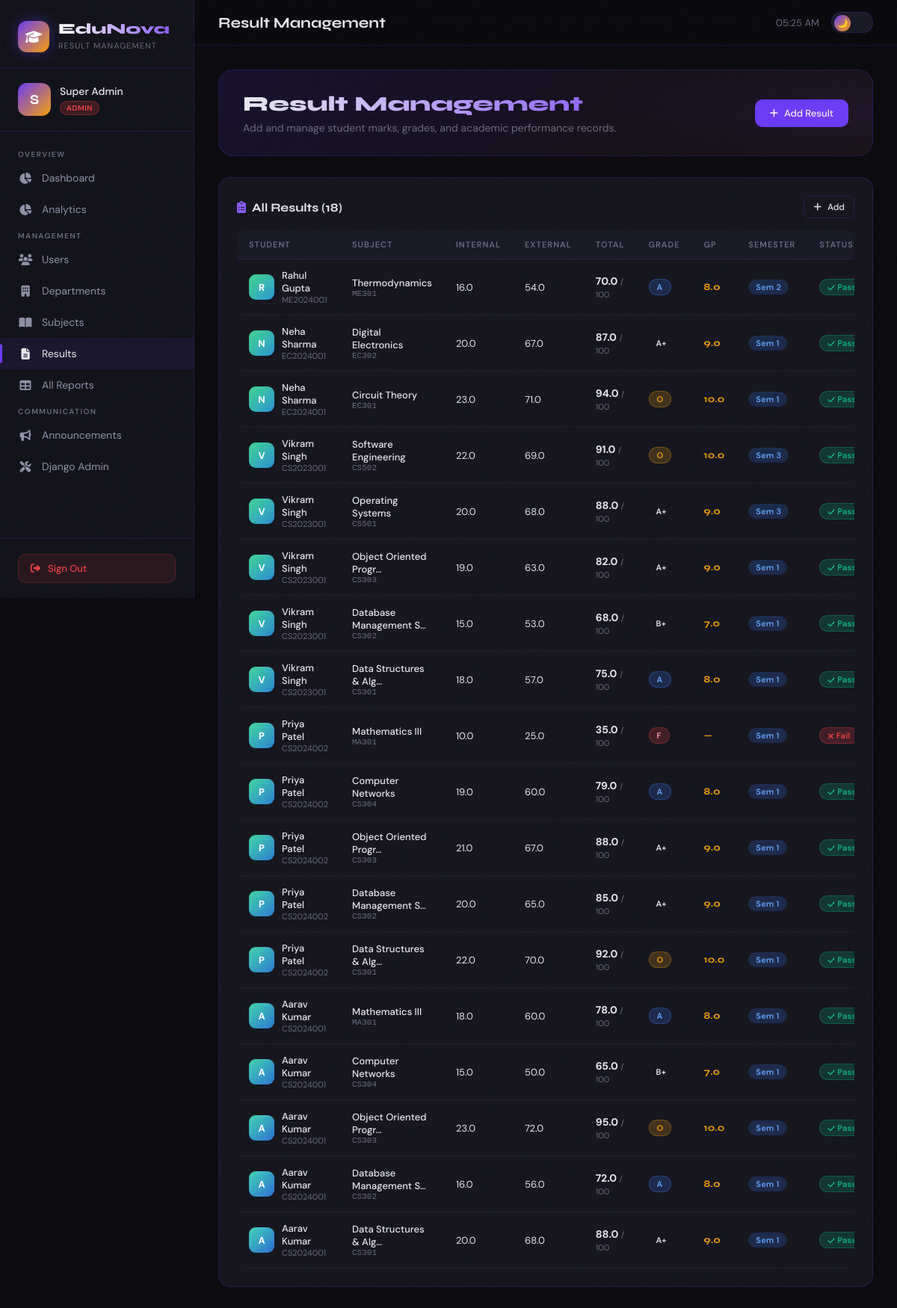
/results/ (signed in), run on the app's committed database.
### core/models.py (models this page shows, shortened)
class User(AbstractUser):
    ROLE_CHOICES = (
        ('admin', 'Admin'),
        ('teacher', 'Teacher'),
        ('student', 'Student'),
    )
    role = models.CharField(max_length=20, choices=ROLE_CHOICES, default='student')
    phone = models.CharField(max_length=15, blank=True)
    profile_pic = models.ImageField(upload_to='profiles/', blank=True, null=True)
    created_at = models.DateTimeField(auto_now_add=True)

class Result(models.Model):
    GRADE_CHOICES = (
        ('O', 'Outstanding (10)'),
        ('A+', 'Excellent (9)'),
        ('A', 'Very Good (8)'),
        ('B+', 'Good (7)'),
        ('B', 'Above Average (6)'),
        ('C', 'Average (5)'),
        ('P', 'Pass (4)'),
        ('F', 'Fail (0)'),
        ('Ab', 'Absent (0)'),
    )
    GRADE_POINT_MAP = {
        'O': 10, 'A+': 9, 'A': 8, 'B+': 7,
        'B': 6, 'C': 5, 'P': 4, 'F': 0, 'Ab': 0
    }
    student = models.ForeignKey(Student, on_delete=models.CASCADE, related_name='results')
    subject = models.ForeignKey(Subject, on_delete=models.CASCADE, related_name='results')
    marks_obtained = models.FloatField(null=True, blank=True)
    internal_marks = models.FloatField(default=0, null=True, blank=True)
    external_marks = models.FloatField(default=0, null=True, blank=True)
    grade = models.CharField(max_length=5, choices=GRADE_CHOICES, blank=True)
    grade_points = models.FloatField(null=True, blank=True)
    semester = models.IntegerField(default=1)
    academic_year = models.CharField(max_length=10, default='2024-25')
    exam_date = models.DateField(null=True, blank=True)
    remarks = models.CharField(max_length=200, blank=True)
    added_by = models.ForeignKey(User, on_delete=models.SET_NULL, null=True, related_name='added_results')
    created_at = models.DateTimeField(auto_now_add=True)
    updated_at = models.DateTimeField(auto_now=True)
    class Meta:
        unique_together = ('student', 'subject', 'semester', 'academic_year')

class Student(models.Model):
    user = models.OneToOneField(User, on_delete=models.CASCADE, related_name='student_profile')
    department = models.ForeignKey(Department, on_delete=models.SET_NULL, null=True, blank=True)
    roll_number = models.CharField(max_length=20, unique=True)
    enrollment_number = models.CharField(max_length=30, unique=True)
    semester = models.IntegerField(default=1)
    batch_year = models.IntegerField(default=2024)
    date_of_birth = models.DateField(null=True, blank=True)
    guardian_name = models.CharField(max_length=100, blank=True)
    address = models.TextField(blank=True)
    def __str__(self):
        return f"{self.roll_number} - {self.user.get_full_name() or self.user.username}"

class Subject(models.Model):
    name = models.CharField(max_length=100)
    code = models.CharField(max_length=20, unique=True)
    department = models.ForeignKey(Department, on_delete=models.CASCADE, related_name='subjects')
    teacher = models.ForeignKey(Teacher, on_delete=models.SET_NULL, null=True, blank=True, related_name='subjects')
    semester = models.IntegerField(default=1)
    credit_hours = models.IntegerField(default=3)
    max_marks = models.IntegerField(default=100)
    passing_marks = models.IntegerField(default=40)
    subject_type = models.CharField(max_length=20, choices=[('theory', 'Theory'), ('practical', 'Practical'), ('lab', 'Lab')], default='theory')
    created_at = models.DateTimeField(auto_now_add=True)
    def __str__(self):
        return f"{self.code} - {self.name}"

### core/views.py (the view)
    def wrapper(request, *args, **kwargs):
        if not request.user.is_authenticated or request.user.role not in ['admin', 'teacher']:
            messages.error(request, 'Access denied.')
            return redirect('login')
        return func(request, *args, **kwargs)

### core/views.py (called while the page is built, shortened)
def teacher_required(func):
    def wrapper(request, *args, **kwargs):
        if not request.user.is_authenticated or request.user.role not in ['admin', 'teacher']:
            messages.error(request, 'Access denied.')
            return redirect('login')
        return func(request, *args, **kwargs)
    wrapper.__name__ = func.__name__
    return wrapper

@teacher_required
def manage_results(request):
    user = request.user
    if user.role == 'admin':
        results = Result.objects.select_related('student__user', 'subject').all().order_by('-created_at')
        subjects = Subject.objects.all()
    else:
        teacher = get_object_or_404(Teacher, user=user)
        subjects = Subject.objects.filter(teacher=teacher)
        results = Result.objects.filter(subject__in=subjects).select_related('student__user', 'subject').order_by('-created_at')
    form = ResultForm()
    if user.role == 'teacher':
        teacher = Teacher.objects.get(user=user)
        form.fields['subject'].queryset = Subject.objects.filter(teacher=teacher)
    return render(request, 'core/manage_results.html', {'results': results, 'form': form})

### core/templates/core/manage_results.html (shortened to what this page needs)
{% extends 'core/base.html' %}
{% block page_title %}Result Management{% endblock %}
{% block nav_results %}active{% endblock %}
{% block content %}
<div class="page-hero">
    <div style="display:flex;justify-content:space-between;align-items:center;flex-wrap:wrap;gap:16px;">
        <div>
            <h1>Result Management</h1>
            <p>Add and manage student marks, grades, and academic performance records.</p>
        </div>
        <button class="btn btn-primary" onclick="openModal('addResultModal')">
            <i class="fas fa-plus"></i> Add Result
        </button>
    </div>
</div>
<div class="card">
    <div class="card-header" style="margin-bottom:0;padding-bottom:16px;">
        <span class="card-title"><i class="fas fa-clipboard-list" style="color:var(--primary-light);margin-right:8px"></i>All Results ({{ results|length }})</span>
        <div style="display:flex;gap:8px;">
            <button class="btn btn-sm btn-outline" onclick="openModal('addResultModal')"><i class="fas fa-plus"></i> Add</button>
        </div>
    </div>
    <div class="table-container">
        <table>
            <thead>
                <tr>
                    <th>Student</th>
                    <th>Subject</th>
                    <th>Internal</th>
                    <th>External</th>
                    <th>Total</th>
                    <th>Grade</th>
                    <th>GP</th>
                    <th>Semester</th>
                    <th>Status</th>
                </tr>
            </thead>
            <tbody>
                {% for result in results %}
                <tr style="animation:fadeInUp 0.3s ease {{ forloop.counter0|add:0 }}50ms both;">
                    <td>
                        <div style="display:flex;align-items:center;gap:10px;">
                            <div style="width:34px;height:34px;border-radius:9px;
                                background:linear-gradient(135deg,hsl({{ forloop.counter|add:150 }}deg,65%,55%),hsl({{ forloop.counter|add:200 }}deg,65%,50%));
                                display:flex;align-items:center;justify-content:center;font-weight:700;color:white;font-size:13px;flex-shrink:0;">
                                {{ result.student.user.get_full_name|first|default:result.student.user.username|first|upper }}
                            </div>
                            <div>
                                <div style="font-size:13px;font-weight:500;">{{ result.student.user.get_full_name|default:result.student.user.username }}</div>
                                <div style="font-size:11px;color:var(--text-muted);">{{ result.student.roll_number }}</div>
                            </div>
                        </div>
                    </td>
                    <td>
                        <div style="font-size:13px;font-weight:500;">{{ result.subject.name|truncatechars:22 }}</div>
                        <div style="font-size:11px;color:var(--text-muted);font-family:monospace;">{{ result.subject.code }}</div>
                    </td>
                    <td style="font-size:13px;">{{ result.internal_marks|default:"—" }}</td>
                    <td style="font-size:13px;">{{ result.external_marks|default:"—" }}</td>
                    <td>
                        {% if result.marks_obtained %}
                        <span style="font-weight:700;font-size:14px;color:var(--text);">{{ result.marks_obtained }}</span>
                        <span style="font-size:11px;color:var(--text-muted);">/ {{ result.subject.max_marks }}</span>
                        {% else %}
                        <span style="color:var(--text-muted)">—</span>
                        {% endif %}
                    </td>
                    <td>
                        <span class="badge badge-{{ result.grade|default:'Ab' }}">{{ result.grade|default:"N/A" }}</span>
                    </td>
                    <td style="font-family:'Syne',sans-serif;font-weight:700;color:var(--accent);">{{ result.grade_points|default:"—" }}</td>
                    <td><span class="badge" style="background:rgba(59,130,246,0.2);color:#60A5FA;">Sem {{ result.semester }}</span></td>
                    <td>
                        {% if result.marks_obtained %}
                            {% if result.marks_obtained >= result.subject.passing_marks %}
                                <span class="badge badge-pass"><i class="fas fa-check" style="margin-right:3px"></i>Pass</span>
                            {% else %}
                                <span class="badge badge-fail"><i class="fas fa-times" style="margin-right:3px"></i>Fail</span>
                            {% endif %}
                        {% else %}
                            <span class="badge badge-pending">Pending</span>
                        {% endif %}
                    </td>
                </tr>
                {% endfor %}
            </tbody>
        </table>
    </div>
</div>
{% endblock %}

### core/templates/core/base.html (shortened to what this page needs)
<!DOCTYPE html>
<html lang="en">
<head>
    <link rel="stylesheet" href="https://cdnjs.cloudflare.com/ajax/libs/font-awesome/6.4.0/css/all.min.css">
</head>
<body>
    {% if user.is_authenticated %}
    <aside class="sidebar" id="sidebar">
        <div class="sidebar-brand">
            <a href="{% url 'dashboard' %}" class="brand-logo">
                <div class="brand-icon">
                    <i class="fas fa-graduation-cap"></i>
                </div>
                <div class="brand-text">
                    <h2>EduNova</h2>
                    <span>Result Management</span>
                </div>
            </a>
        </div>
        <div class="sidebar-user">
            <div class="user-info">
                <div class="user-avatar">{{ user.get_full_name|first|default:user.username|first|upper }}</div>
                <div class="user-details">
                    <p>{{ user.get_full_name|default:user.username }}</p>
                    <div class="role-badge {{ user.role }}">{{ user.role }}</div>
                </div>
            </div>
        </div>
        <nav class="sidebar-nav">
            {% if user.role == 'admin' %}
            <div class="nav-section-title">Overview</div>
            <a href="{% url 'admin_dashboard' %}" class="nav-item {% block nav_admin_dash %}{% endblock %}">
                <i class="fas fa-chart-pie"></i> Dashboard
            </a>
            <a href="{% url 'teacher_analytics' %}" class="nav-item {% block nav_admin_analytics %}{% endblock %}">
    <i class="fas fa-chart-pie"></i> Analytics
</a>
            <div class="nav-section-title">Management</div>
            <a href="{% url 'manage_users' %}" class="nav-item {% block nav_users %}{% endblock %}">
                <i class="fas fa-users"></i> Users
            </a>
            <a href="{% url 'manage_departments' %}" class="nav-item {% block nav_depts %}{% endblock %}">
                <i class="fas fa-building"></i> Departments
            </a>
            <a href="{% url 'manage_subjects' %}" class="nav-item {% block nav_subjects %}{% endblock %}">
                <i class="fas fa-book-open"></i> Subjects
            </a>
            <a href="{% url 'manage_results' %}" class="nav-item {% block nav_results %}{% endblock %}">
                <i class="fas fa-file-alt"></i> Results
            </a>
            <a href="{% url 'all_students_results' %}" class="nav-item {% block nav_all_results %}{% endblock %}">
                <i class="fas fa-table"></i> All Reports
            </a>
            <div class="nav-section-title">Communication</div>
            <a href="{% url 'manage_announcements' %}" class="nav-item {% block nav_announce %}{% endblock %}">
                <i class="fas fa-bullhorn"></i> Announcements
            </a>
            <a href="/django-admin/" class="nav-item">
                <i class="fas fa-tools"></i> Django Admin
            </a>
            {% endif %}
        </nav>
        <div class="sidebar-footer">
            <a href="{% url 'logout' %}" class="logout-btn">
                <i class="fas fa-sign-out-alt"></i> Sign Out
            </a>
        </div>
    </aside>
    <div class="main-content">
        <header class="topbar">
            <div class="topbar-title">{% block page_title %}Dashboard{% endblock %}</div>
            <div class="topbar-right">
    <span class="topbar-time" id="clock"></span>
    <button id="themeToggle" onclick="toggleTheme()" title="Toggle light/dark mode"
        style="
            background: var(--bg3);
            border: 1px solid var(--border);
            border-radius: 50px;
            width: 56px; height: 28px;
            cursor: pointer;
            position: relative;
            transition: all 0.3s;
            flex-shrink: 0;
        ">
        <span id="toggleKnob" style="
            position: absolute;
            top: 3px; left: 3px;
            width: 22px; height: 22px;
            border-radius: 50%;
            background: linear-gradient(135deg, var(--primary), var(--accent));
            transition: transform 0.3s cubic-bezier(0.34,1.56,0.64,1);
            display: flex; align-items: center; justify-content: center;
            font-size: 12px;
        ">🌙</span>
    </button>
</div>
        </header>
        <main class="page-content">
            {% block content %}{% endblock %}
        </main>
    </div>
    {% else %}
        {% block auth_content %}{% endblock %}
    {% endif %}
</body>
</html>

### data on the page
User: get_full_name|first "S", get_full_name "Super Admin", role "ADMIN"
Result: student.user.get_full_name|first "R", student.user.get_full_name "Rahul Gupta", student.roll_number "ME2024001", subject.name "Thermodynamics", subject.code "ME301", internal_marks "16.0", external_marks "54.0", marks_obtained "70.0", subject.max_marks "100", grade "A", grade_points "8.0", semester "2", shows "Pass"
Result: student.user.get_full_name|first "N", student.user.get_full_name "Neha Sharma", student.roll_number "EC2024001", subject.name "Digital Electronics", subject.code "EC302", internal_marks "20.0", external_marks "67.0", marks_obtained "87.0", subject.max_marks "100", grade "A+", grade_points "9.0", semester "1", shows "Pass"
Result: student.user.get_full_name|first "N", student.user.get_full_name "Neha Sharma", student.roll_number "EC2024001", subject.name "Circuit Theory", subject.code "EC301", internal_marks "23.0", external_marks "71.0", marks_obtained "94.0", subject.max_marks "100", grade "O", grade_points "10.0", semester "1", shows "Pass"
Result: student.user.get_full_name|first "V", student.user.get_full_name "Vikram Singh", student.roll_number "CS2023001", subject.name "Software Engineering", subject.code "CS502", internal_marks "22.0", external_marks "69.0", marks_obtained "91.0", subject.max_marks "100", grade "O", grade_points "10.0", semester "3", shows "Pass"
Result: student.user.get_full_name|first "V", student.user.get_full_name "Vikram Singh", student.roll_number "CS2023001", subject.name "Operating Systems", subject.code "CS501", internal_marks "20.0", external_marks "68.0", marks_obtained "88.0", subject.max_marks "100", grade "A+", grade_points "9.0", semester "3", shows "Pass"
Result: student.user.get_full_name|first "V", student.user.get_full_name "Vikram Singh", student.roll_number "CS2023001", subject.name "Object Oriented Progr…", subject.code "CS303", internal_marks "19.0", external_marks "63.0", marks_obtained "82.0", subject.max_marks "100", grade "A+", grade_points "9.0", semester "1", shows "Pass"
Result: student.user.get_full_name|first "V", student.user.get_full_name "Vikram Singh", student.roll_number "CS2023001", subject.name "Database Management S…", subject.code "CS302", internal_marks "15.0", external_marks "53.0", marks_obtained "68.0", subject.max_marks "100", grade "B+", grade_points "7.0", semester "1", shows "Pass"
Result: student.user.get_full_name|first "V", student.user.get_full_name "Vikram Singh", student.roll_number "CS2023001", subject.name "Data Structures & Alg…", subject.code "CS301", internal_marks "18.0", external_marks "57.0", marks_obtained "75.0", subject.max_marks "100", grade "A", grade_points "8.0", semester "1", shows "Pass"
Result: student.user.get_full_name|first "P", student.user.get_full_name "Priya Patel", student.roll_number "CS2024002", subject.name "Mathematics III", subject.code "MA301", internal_marks "10.0", external_marks "25.0", marks_obtained "35.0", subject.max_marks "100", grade "F", grade_points "—", semester "1", shows "Fail"
Result: student.user.get_full_name|first "P", student.user.get_full_name "Priya Patel", student.roll_number "CS2024002", subject.name "Computer Networks", subject.code "CS304", internal_marks "19.0", external_marks "60.0", marks_obtained "79.0", subject.max_marks "100", grade "A", grade_points "8.0", semester "1", shows "Pass"
Result: student.user.get_full_name|first "P", student.user.get_full_name "Priya Patel", student.roll_number "CS2024002", subject.name "Object Oriented Progr…", subject.code "CS303", internal_marks "21.0", external_marks "67.0", marks_obtained "88.0", subject.max_marks "100", grade "A+", grade_points "9.0", semester "1", shows "Pass"
Result: student.user.get_full_name|first "P", student.user.get_full_name "Priya Patel", student.roll_number "CS2024002", subject.name "Database Management S…", subject.code "CS302", internal_marks "20.0", external_marks "65.0", marks_obtained "85.0", subject.max_marks "100", grade "A+", grade_points "9.0", semester "1", shows "Pass"
Result: student.user.get_full_name|first "P", student.user.get_full_name "Priya Patel", student.roll_number "CS2024002", subject.name "Data Structures & Alg…", subject.code "CS301", internal_marks "22.0", external_marks "70.0", marks_obtained "92.0", subject.max_marks "100", grade "O", grade_points "10.0", semester "1", shows "Pass"
Result: student.user.get_full_name|first "A", student.user.get_full_name "Aarav Kumar", student.roll_number "CS2024001", subject.name "Mathematics III", subject.code "MA301", internal_marks "18.0", external_marks "60.0", marks_obtained "78.0", subject.max_marks "100", grade "A", grade_points "8.0", semester "1", shows "Pass"
Result: student.user.get_full_name|first "A", student.user.get_full_name "Aarav Kumar", student.roll_number "CS2024001", subject.name "Computer Networks", subject.code "CS304", internal_marks "15.0", external_marks "50.0", marks_obtained "65.0", subject.max_marks "100", grade "B+", grade_points "7.0", semester "1", shows "Pass"
Result: student.user.get_full_name|first "A", student.user.get_full_name "Aarav Kumar", student.roll_number "CS2024001", subject.name "Object Oriented Progr…", subject.code "CS303", internal_marks "23.0", external_marks "72.0", marks_obtained "95.0", subject.max_marks "100", grade "O", grade_points "10.0", semester "1", shows "Pass"
Result: student.user.get_full_name|first "A", student.user.get_full_name "Aarav Kumar", student.roll_number "CS2024001", subject.name "Database Management S…", subject.code "CS302", internal_marks "16.0", external_marks "56.0", marks_obtained "72.0", subject.max_marks "100", grade "A", grade_points "8.0", semester "1", shows "Pass"
Result: student.user.get_full_name|first "A", student.user.get_full_name "Aarav Kumar", student.roll_number "CS2024001", subject.name "Data Structures & Alg…", subject.code "CS301", internal_marks "20.0", external_marks "68.0", marks_obtained "88.0", subject.max_marks "100", grade "A+", grade_points "9.0", semester "1", shows "Pass"

### other printed values
{{ results|length }} "18"
